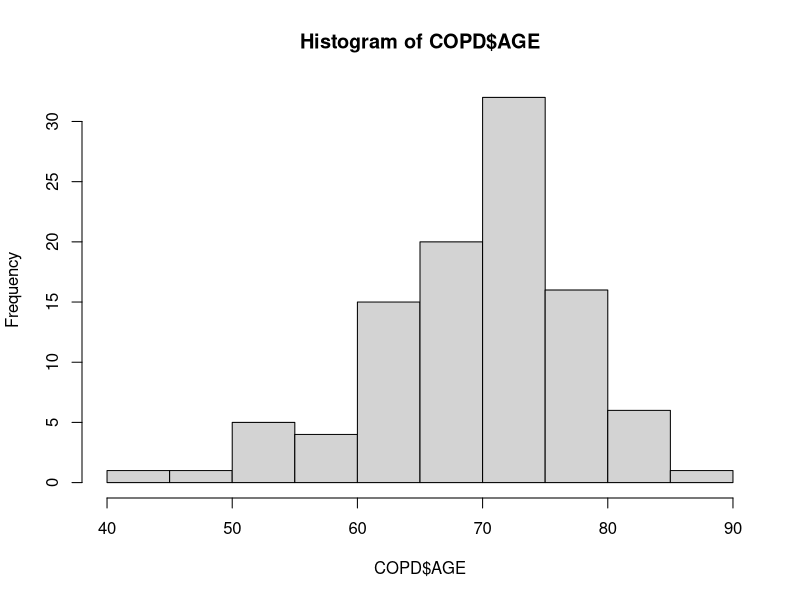
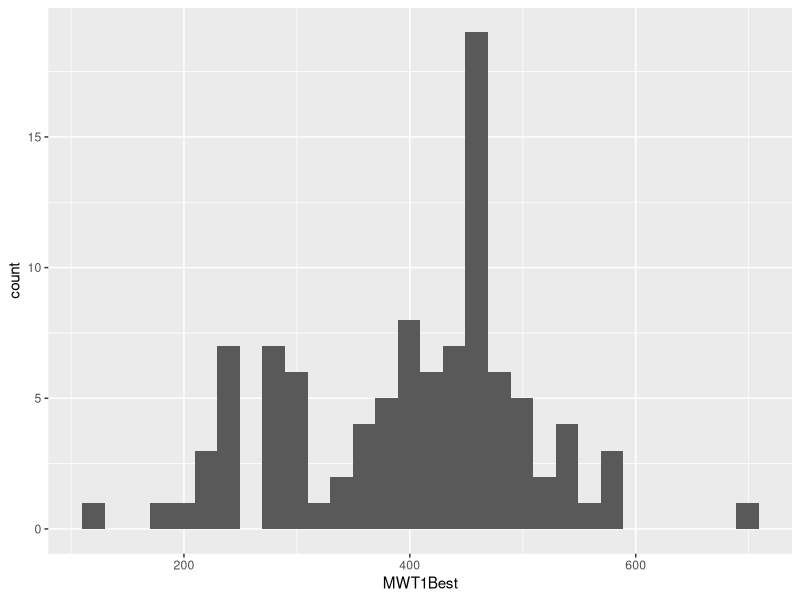
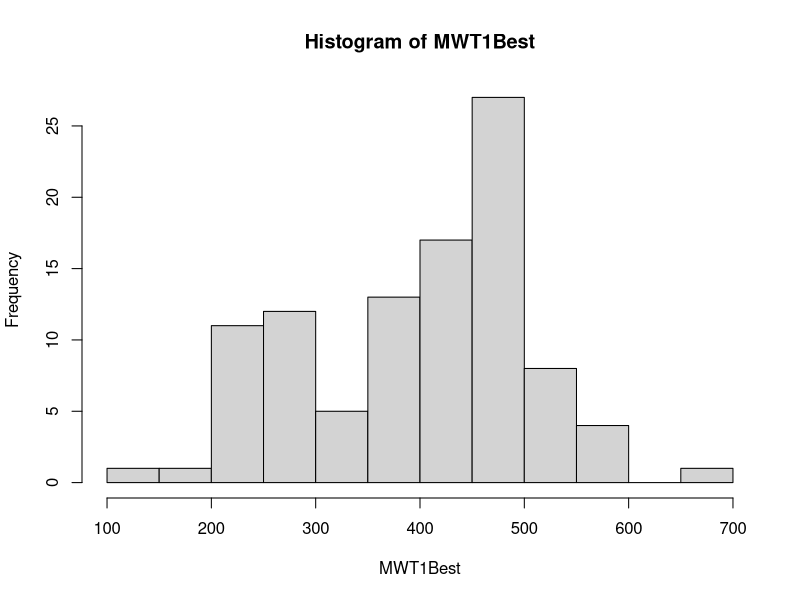
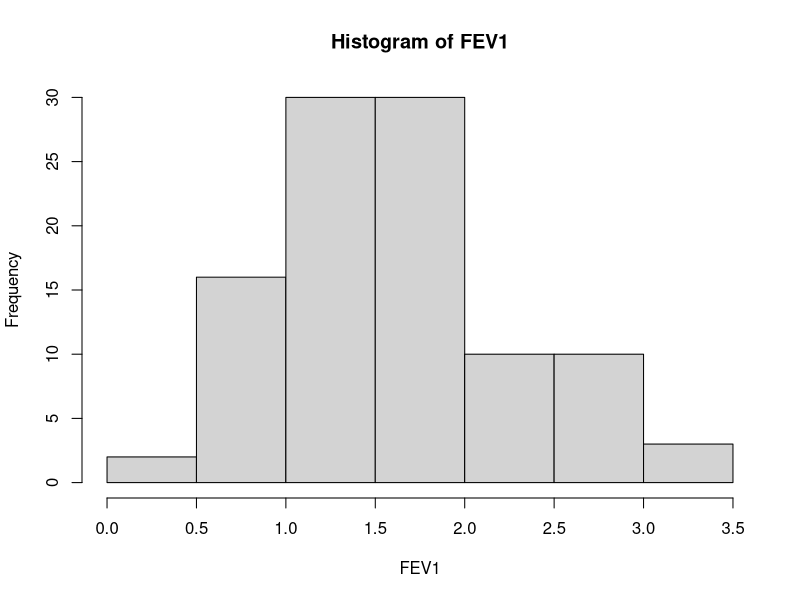
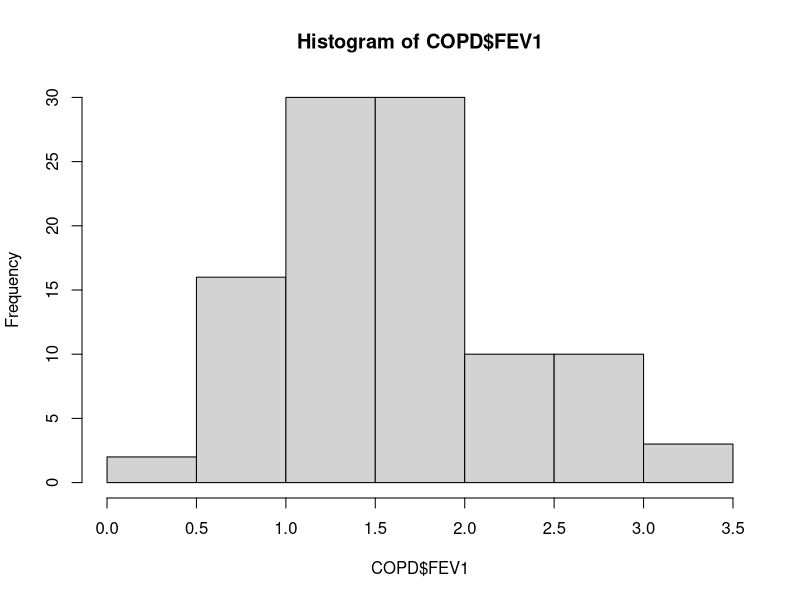
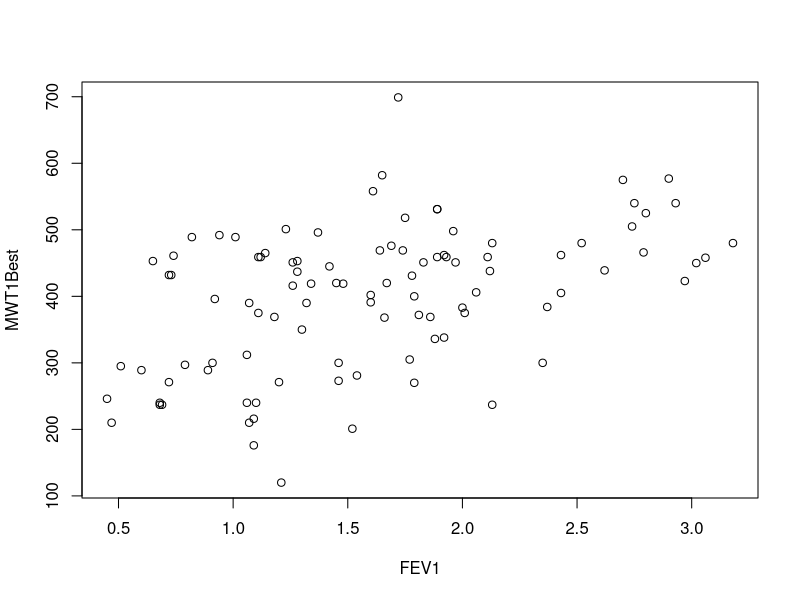
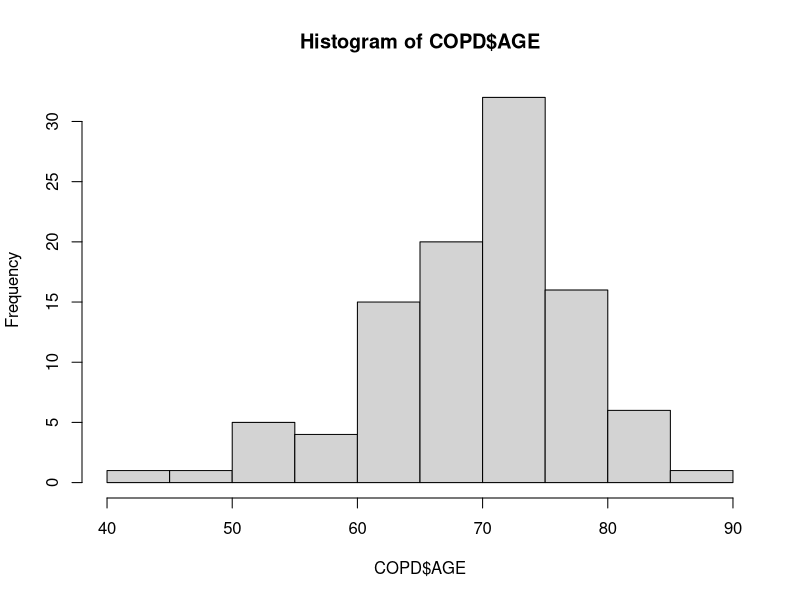
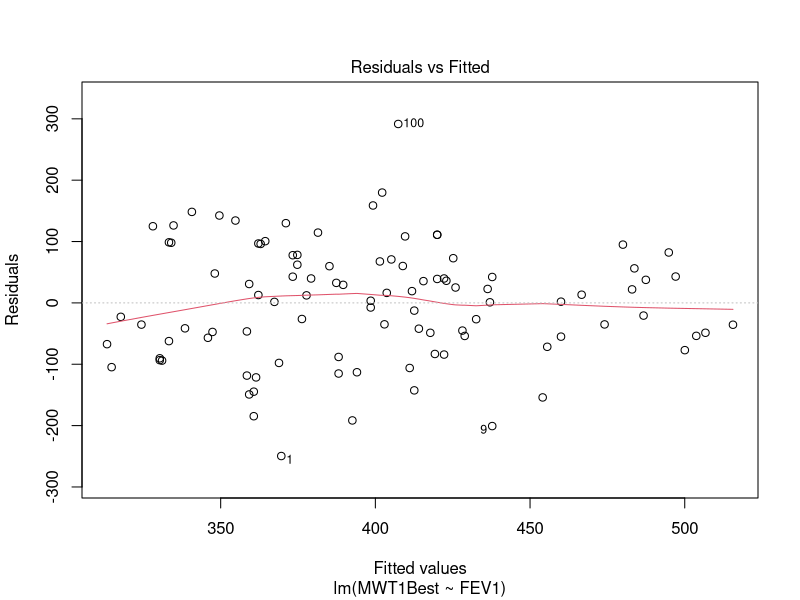

The R source for these figures, in order: (Note: this script raises an error after producing the figures.)
library(tidyverse)
library(readr)

# Preliminaries


COPD <- read_csv("codes/COPD_student_dataset.csv")
COPD

# Examining the dataset
dim(COPD)
colnames(COPD)
str(COPD)
head(COPD)
class(COPD$AGE)
summary(COPD$AGE) #gives NAs,if any 
hist(COPD$AGE)
#categorical variable
class(COPD$COPDSEVERITY)
class(COPD$gender)
table(COPD$COPDSEVERITY,exclude = NULL)
COPD$COPDSEVERITY <- as_factor(COPD$COPDSEVERITY)
class(COPD$COPDSEVERITY)
COPD$gender <- as_factor(COPD$gender)
class(COPD$gender)

ggplot(data=COPD) + geom_histogram(aes(x=MWT1Best))

hist(COPD$MWT1Best, main="Histogram of MWT1Best", xlab="MWT1Best", breaks=12)
subset(COPD, MWT1Best > 650)
subset(COPD, MWT1Best > 600 | MWT1Best < 150) 
hist(COPD$FEV1, main="Histogram of FEV1", xlab="FEV1")   
summary(COPD$MWT1Best)
mean(COPD$MWT1Best, na.rm = TRUE)
  sd(COPD$MWT1Best, na.rm = TRUE)
range(COPD$MWT1Best,na.rm = TRUE)  
IQR(COPD$MWT1Best,na.rm = TRUE)
desc<- list("Summary" = summary(COPD$MWT1Best), "Mean" = mean(COPD$MWT1Best, na.rm=TRUE), "Standard Deviation" = sd(COPD$MWT1Best, na.rm=TRUE), "Range" = range(COPD$MWT1Best, na.rm=TRUE), "Inter-Quartile Range" = IQR(COPD$MWT1Best, na.rm=TRUE)) 

desc

hist(COPD$FEV1)
summary(COPD$FEV1)
sd(COPD$FEV1)

plot(COPD$FEV1, COPD$MWT1Best, xlab = "FEV1", ylab = "MWT1Best") 

cor.test(COPD$FEV1,COPD$MWT1Best,use="complete.obs",method="pearson")

cor.test(COPD$FEV1,COPD$MWT1Best,use="complete.obs",method="spearman")
# General formula
# cor.test(x, y, method=c(“pearson”, “kendall”, “spearman”))

hist(COPD$AGE)
summary(COPD$AGE)
sd(COPD$AGE)

cor.test(COPD$AGE,COPD$FEV1,use="complete.obs",method="pearson")
cor.test(COPD$AGE,COPD$FEV1,use="complete.obs",method="spearman")


# Linear Regression Proper

MWT1Best_FEV1 <- lm(MWT1Best~FEV1,data = COPD)
summary(MWT1Best_FEV1)
confint(MWT1Best_FEV1)
plot(MWT1Best_FEV1)  #didn't work, have to troubleshoot.

par(mfrow=c(1,1)) 

MWT1Best_AGE <- lm(MWT1Best~AGE,data = COPD)
summary(MWT1Best_AGE)
confint(MWT1Best_AGE)
plot(MWT1Best_AGE)





# Multiple Linear Regression

MWT1Best_FEV1_AGE <- lm(MWT1Best~FEV1+AGE,data = COPD)
summary(MWT1Best_FEV1_AGE)
confint(MWT1Best_FEV1_AGE)
plot(MWT1Best_FEV1_AGE)

# MLR Practice

MWT1Best_FVC <- lm(MWT1Best~FVC,data = COPD)
summary(MWT1Best_FVC)

MWT1Best_FVC_AGE <- lm(MWT1Best~FVC+AGE,data = COPD)
summary(MWT1Best_FVC_AGE)
confint(MWT1Best_FVC_AGE)
plot(MWT1Best_FVC_AGE)



IQR((cop))